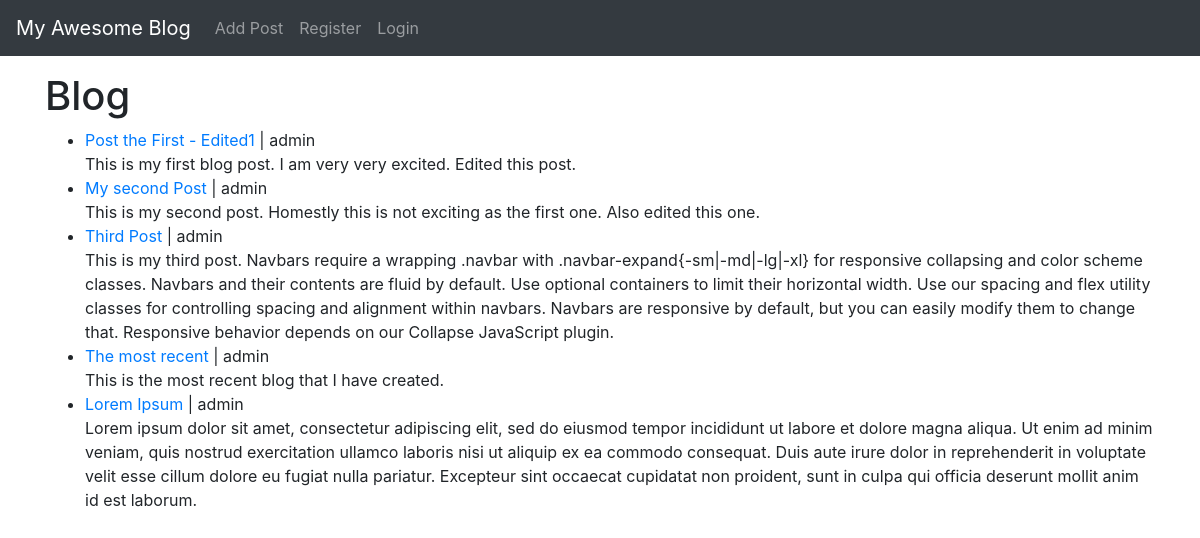
Before: / with the older database file.
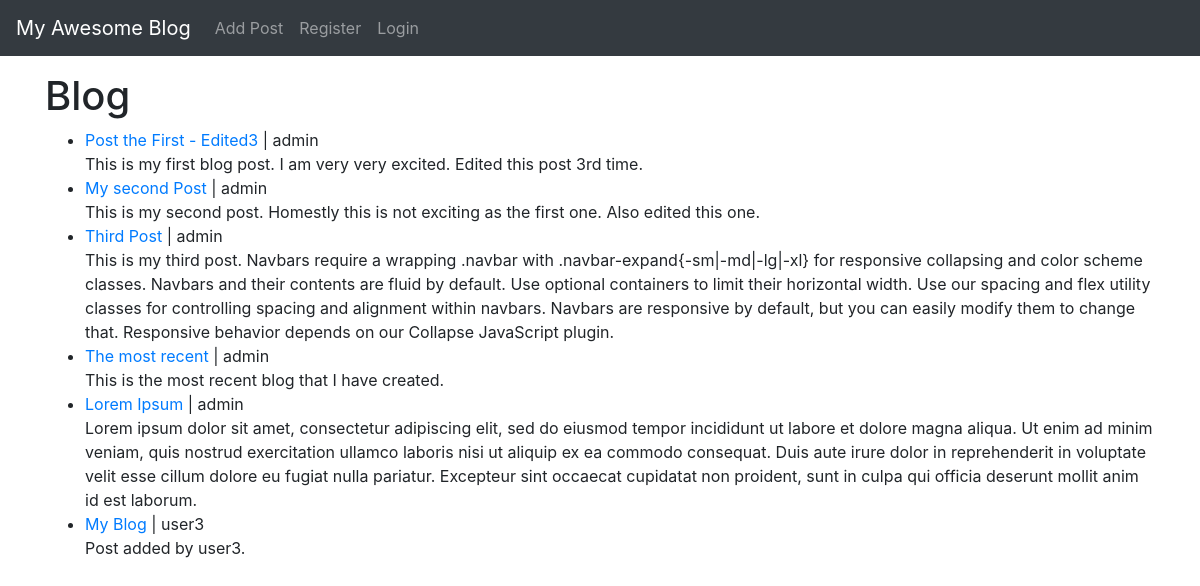
After: the same page with the newer database file.
### theblog/models.py (models this page shows, shortened)
class Post(models.Model):
    title = models.CharField(max_length=255)
    author = models.ForeignKey(User, on_delete=models.CASCADE)
    body = models.TextField()
    post_date = models.DateField(auto_now_add=True)

### theblog/views.py (the view)
# urls.py: path('', home_view, name='home'),
def home_view(request):
    qs = Post.objects.all()
    context = {'posts': qs}
    return render(request, 'home.html', context)

### theblog/templates/home.html (shortened to what this page needs)
{% extends 'base.html' %}
{% block content %}
<h1>Blog</h1>
<ul>
    {% for post in posts %}
    <li>
        <a href="{% url 'post-detail' post.pk %}">{{post.title}}</a> | {{post.author}}
        <br>
        {{post.body}}
    </li>
    {% endfor %}
</ul>
{% endblock %}

### theblog/templates/base.html (shortened to what this page needs)
<!doctype html>
<html lang="en">
<head>
    <link rel="stylesheet" href="https://cdn.jsdelivr.net/npm/bootstrap@4.5.3/dist/css/bootstrap.min.css"
>
</head>
<body>
    {% include 'navbar.html' %}
    <div class="container mt-3">
        {% block content %}
        {% endblock %}
    </div>
</body>
</html>

### theblog/templates/navbar.html (shortened to what this page needs)
<nav class="navbar navbar-expand-lg navbar-dark bg-dark">
    <a class="navbar-brand" href="{% url 'home' %}">My Awesome Blog</a>
    <div class="collapse navbar-collapse" id="navbarSupportedContent">
        <ul class="navbar-nav mr-auto">
            <li class="nav-item">
                <a class="nav-link" href="{% url 'add_post' %}">Add Post</a>
            </li>
            {% if not request.user.is_authenticated %}
            <li class="nav-item">
                <a class="nav-link" href="{% url 'register' %}">Register</a>
            </li>
            <li class="nav-item">
                <a class="nav-link" href="{% url 'login' %}">Login</a>
            </li>
            {% endif %}
        </ul>
    </div>
</nav>

Changed rows visible on the page:
changed Post: title "Post the First - Edited1" → "Post the First - Edited3"; body "This is my first blog post. I am very very excited. Edited this post." → "This is my first blog post. I am very very excited. Edited this post 3rd time."
added Post: title "My Blog", author "user3", body "Post added by user3."
